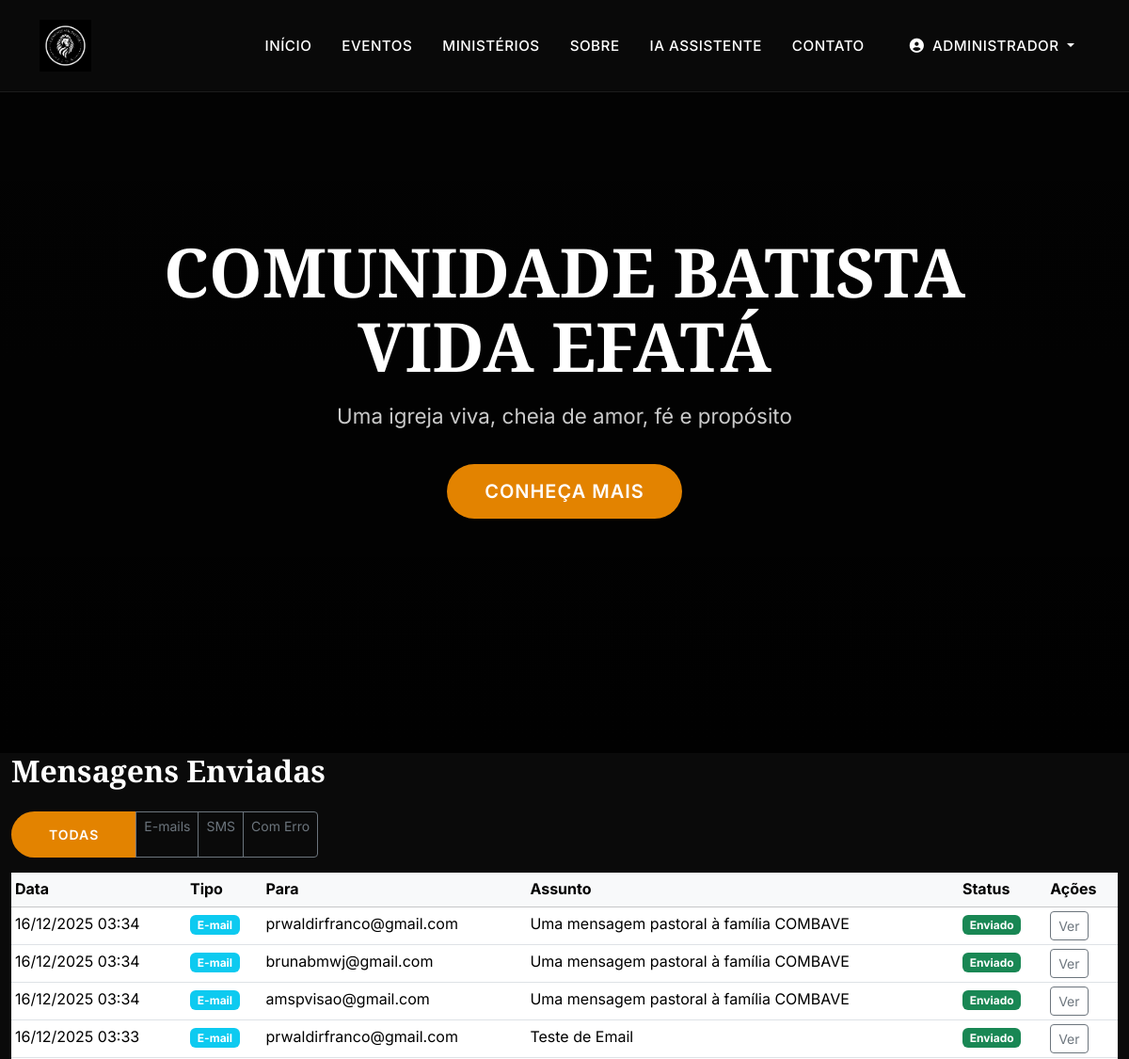
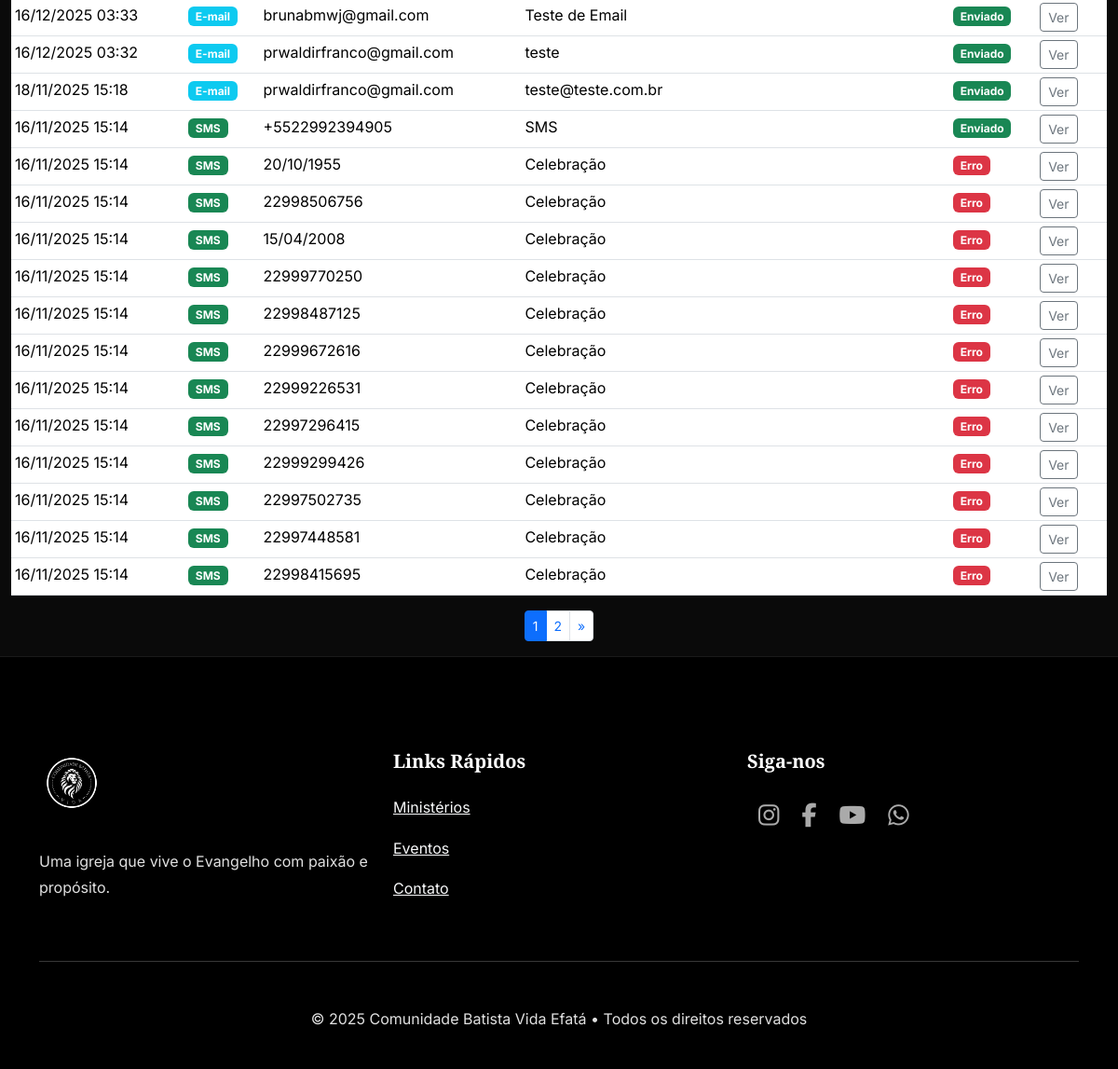
The page /secretaria/mensagens_enviadas (signed in) on the database its author committed (2 pictures, top to bottom).
### app.py (models this page shows, shortened)
class User(UserMixin, db.Model):
    __tablename__ = 'user'
    id = db.Column(db.Integer, primary_key=True)
    nome = db.Column(db.String(100), nullable=False)
    email = db.Column(db.String(100), unique=True, nullable=False)
    senha = db.Column(db.String(200), nullable=False)
    nivel_acesso = db.Column(db.Integer, default=2)
    is_secretaria = db.Column(db.Boolean, default=False)
    is_admin = db.Column(db.Boolean, default=False)
    membro_id = db.Column(db.Integer, db.ForeignKey('membro.id', name="fk_user_membro"), nullable=True)
    membro = db.relationship('Membro', backref='usuario', lazy=True)

class MensagemEnviada(db.Model):
    id = db.Column(db.Integer, primary_key=True)
    tipo = db.Column(db.String(10), nullable=False) # 'email' ou 'sms'
    destinatario = db.Column(db.String(200), nullable=False) # e-mail ou celular
    assunto = db.Column(db.String(200))
    corpo = db.Column(db.Text, nullable=False)
    status = db.Column(db.String(20), default='enviado') # enviado, erro, pendente
    erro = db.Column(db.Text)
    enviado_em = db.Column(db.DateTime, default=datetime.utcnow)
    user_id = db.Column(db.Integer, db.ForeignKey('user.id'), nullable=False)
    user = db.relationship('User', backref='mensagens_enviadas')

### app.py (the view)
@app.route('/secretaria/mensagens_enviadas')
@secretaria_required
@login_required
def mensagens_enviadas():
    page = request.args.get('page', 1, type=int)
    filtro = request.args.get('filtro', 'todas') # todas, email, sms, erro
    query = MensagemEnviada.query.filter_by(user_id=current_user.id)
    if filtro == 'email':
        query = query.filter_by(tipo='email')
    elif filtro == 'sms':
        query = query.filter_by(tipo='sms')
    elif filtro == 'erro':
        query = query.filter_by(status='erro')
    mensagens = query.order_by(MensagemEnviada.enviado_em.desc())\
                     .paginate(page=page, per_page=20, error_out=False)
    return render_template('secretaria/mensagens_enviadas.html',
                           mensagens=mensagens,
                           filtro=filtro)

### app.py (called while the page is built)
@login_manager.user_loader
def load_user(user_id):
    return User.query.get(int(user_id))

def secretaria_required(f):
    @wraps(f)
    def decorated(*args, **kwargs):
        if not current_user.is_authenticated or current_user.nivel_acesso > 2:
            flash("Acesso negado. Apenas Secretária/Admin.", "danger")
            return redirect(url_for('secretaria'))
        return f(*args, **kwargs)
    return decorated

@app.context_processor
def inject_now():
    return {'now': datetime.utcnow()}

### templates/secretaria/mensagens_enviadas.html (shortened to what this page needs)
{% extends "base.html" %}
{% block content %}
<div class="container-fluid">
    <h2 class="mb-4">Mensagens Enviadas</h2>
    <div class="btn-group mb-3">
        <a href="{{ url_for('mensagens_enviadas', filtro='todas') }}"
           class="btn btn-sm {{ 'btn-primary' if filtro == 'todas' else 'btn-outline-primary' }}">Todas</a>
        <a href="{{ url_for('mensagens_enviadas', filtro='email') }}"
           class="btn btn-sm {{ 'btn-outline-info' if filtro == 'email' else 'btn-outline-secondary' }}">E-mails</a>
        <a href="{{ url_for('mensagens_enviadas', filtro='sms') }}"
           class="btn btn-sm {{ 'btn-outline-success' if filtro == 'sms' else 'btn-outline-secondary' }}">SMS</a>
        <a href="{{ url_for('mensagens_enviadas', filtro='erro') }}"
           class="btn btn-sm {{ 'btn-outline-danger' if filtro == 'erro' else 'btn-outline-secondary' }}">Com Erro</a>
    </div>
    <div class="table-responsive">
        <table class="table table-hover table-sm">
            <thead class="table-light">
                <tr>
                    <th>Data</th>
                    <th>Tipo</th>
                    <th>Para</th>
                    <th>Assunto</th>
                    <th>Status</th>
                    <th>Ações</th>
                </tr>
            </thead>
            <tbody>
                {% for msg in mensagens.items %}
                <tr>
                    <td>{{ msg.enviado_em.strftime('%d/%m/%Y %H:%M') }}</td>
                    <td>
                        <span class="badge {{ 'bg-info' if msg.tipo == 'email' else 'bg-success' }}">
                            {{ 'E-mail' if msg.tipo == 'email' else 'SMS' }}
                        </span>
                    </td>
                    <td>{{ msg.destinatario }}</td>
                    <td>{{ msg.assunto or '(Sem assunto)' }}</td>
                    <td>
                        {% if msg.status == 'enviado' %}
                            <span class="badge bg-success">Enviado</span>
                        {% else %}
                            <span class="badge bg-danger" data-bs-toggle="tooltip" title="{{ msg.erro }}">Erro</span>
                        {% endif %}
                    </td>
                    <td>
                        <button class="btn btn-sm btn-outline-secondary" data-bs-toggle="modal" data-bs-target="#modal{{ msg.id }}">
                            Ver
                        </button>
                    </td>
                </tr>
                {% endfor %}
            </tbody>
        </table>
    </div>
    {% if mensagens.pages > 1 %}
    <nav>
        <ul class="pagination pagination-sm justify-content-center">
            {% for p in mensagens.iter_pages() %}
                {% if p %}
                    <li class="page-item {{ 'active' if p == mensagens.page else '' }}">
                        <a class="page-link" href="{{ url_for('mensagens_enviadas', page=p, filtro=filtro) }}">{{ p }}</a>
                    </li>
                {% else %}
                    <li class="page-item disabled"><span class="page-link">…</span></li>
                {% endif %}
            {% endfor %}
            {% if mensagens.has_next %}
            <li class="page-item"><a class="page-link" href="{{ url_for('mensagens_enviadas', page=mensagens.next_num, filtro=filtro) }}">»</a></li>
            {% endif %}
        </ul>
    </nav>
    {% endif %}
</div>
{% endblock %}

### templates/base.html (shortened to what this page needs)
<!DOCTYPE html>
<html lang="pt-BR">
<head>
    <link href="https://cdn.jsdelivr.net/npm/bootstrap@5.3.3/dist/css/bootstrap.min.css" rel="stylesheet">
    <link rel="stylesheet" href="https://cdnjs.cloudflare.com/ajax/libs/font-awesome/6.5.0/css/all.min.css">
</head>
<body>
    <nav class="navbar navbar-expand-lg">
        <div class="container">
            <a class="navbar-brand" href="{{ url_for('index') }}">
                <img src="{{ url_for('static', filename='img/logo-branca.png') }}" alt="Vida Efatá">
            </a>
            <div class="collapse navbar-collapse" id="navbarNav">
                <ul class="navbar-nav ms-auto align-items-center">
                    <li class="nav-item"><a class="nav-link" href="{{ url_for('index') }}">Início</a></li>
                    <li class="nav-item"><a class="nav-link" href="{{ url_for('eventos') }}">Eventos</a></li>
                    <li class="nav-item"><a class="nav-link" href="{{ url_for('ministerios') }}">Ministérios</a></li>
                    <li class="nav-item"><a class="nav-link" href="{{ url_for('sobre') }}">Sobre</a></li>
                    <li class="nav-item"><a class="nav-link" href="{{ url_for('assistente') }}">IA Assistente</a></li>
                    <li class="nav-item"><a class="nav-link" href="{{ url_for('contato') }}">Contato</a></li>
                    {% if current_user.is_authenticated %}
                        <li class="nav-item dropdown ms-3">
                            <a class="nav-link dropdown-toggle" href="#" role="button" data-bs-toggle="dropdown">
                                <i class="fas fa-user-circle me-1"></i> {{ current_user.nome }}
                            </a>
                        </li>
                    {% else %}
                        <li class="nav-item ms-3">
                            <a class="btn btn-outline-light btn-sm rounded-pill px-4" href="{{ url_for('login') }}">Login</a>
                        </li>
                    {% endif %}
                </ul>
            </div>
        </div>
    </nav>
    <section class="hero">
        <video autoplay muted loop playsinline>
            <source src="{{ url_for('static', filename='video/hero-video.mp4') }}" type="video/mp4">
        </video>
        <div class="container position-relative">
            <h1>COMUNIDADE BATISTA<br>VIDA EFATÁ</h1>
            <p>Uma igreja viva, cheia de amor, fé e propósito</p>
            <a href="{{ url_for('sobre') }}" class="btn btn-primary btn-lg">Conheça Mais</a>
        </div>
    </section>
    <main>
        {% block content %}{% endblock %}
    </main>
    <footer class="text-center text-lg-start">
        <div class="container">
            <div class="row">
                <div class="col-lg-4 mb-5 mb-lg-0">
                    <img src="{{ url_for('static', filename='img/logo-branca.png') }}" alt="Vida Efatá">
                    <p class="mt-3">Uma igreja que vive o Evangelho com paixão e propósito.</p>
                </div>
                <div class="col-lg-4 mb-5 mb-lg-0">
                    <h5 class="text-white mb-4">Links Rápidos</h5>
                    <p><a href="{{ url_for('ministerios') }}" class="text-light">Ministérios</a></p>
                    <p><a href="{{ url_for('eventos') }}" class="text-light">Eventos</a></p>
                    <p><a href="{{ url_for('contato') }}" class="text-light">Contato</a></p>
                </div>
                <div class="col-lg-4">
                    <h5 class="text-white mb-4">Siga-nos</h5>
                    <div class="social-icons d-flex justify-content-center justify-content-lg-start">
                        <a href="#"><i class="fab fa-instagram"></i></a>
                        <a href="#"><i class="fab fa-facebook-f"></i></a>
                        <a href="#"><i class="fab fa-youtube"></i></a>
                        <a href="#"><i class="fab fa-whatsapp"></i></a>
                    </div>
                </div>
            </div>
            <hr class="my-5">
            <p class="text-center mb-0">&copy; {{ now.year }} Comunidade Batista Vida Efatá • Todos os direitos reservados</p>
        </div>
    </footer>
</body>
</html>

### templates/base.html (style rules this page uses)
:root { --cor-primaria: #e38300; --cor-secundaria: #ffffff; --cor-fundo: #0a0a0a; --cor-texto: #e0e0e0; --cor-cinza: #333; }
body { font-family: 'Inter', sans-serif; background-color: var(--cor-fundo); color: var(--cor-texto); line-height: 1.7; font-weight: 400; }
h1, h2, h3, h4, h5, h6 { font-family: 'Playfair Display', serif; font-weight: 700; color: white; }
.navbar { background: rgba(10,10,10,0.95) !important; backdrop-filter: blur(12px); border-bottom: 1px solid rgba(255,255,255,0.08); padding: 1rem 0; position: fixed; width: 100%; top: 0; z-index: 1000; transition: all 0.4s; }
.navbar-brand img { height: 55px; transition: all 0.3s; }
.nav-link { color: white !important; font-weight: 500; text-transform: uppercase; font-size: 0.95rem; letter-spacing: 0.5px; padding: 0.5rem 1rem !important; transition: all 0.3s; }
.hero { height: 100vh; min-height: 650px; position: relative; display: flex; align-items: center; justify-content: center; text-align: center; overflow: hidden; }
.hero video { position: absolute; top: 0; left: 0; width: 100%; height: 100%; object-fit: cover; z-index: -1; }
.hero::before { content: ''; position: absolute; top: 0; left: 0; right: 0; bottom: 0; background: linear-gradient(to bottom, rgba(0,0,0,0.7), rgba(0,0,0,0.9)); z-index: -1; }
.hero h1 { font-size: 4.5rem; line-height: 1.1; margin-bottom: 1rem; }
.hero p { font-size: 1.4rem; max-width: 800px; margin: 0 auto 2rem; opacity: 0.9; }
.btn-primary { background: var(--cor-primaria); border: none; padding: 14px 40px; border-radius: 50px; font-weight: 600; text-transform: uppercase; letter-spacing: 1px; transition: all 0.4s; }
section { padding: 120px 0; }
footer { background: #000; padding: 100px 0 40px; border-top: 1px solid rgba(255,255,255,0.1); }
footer img { height: 70px; margin-bottom: 20px; }
.social-icons a { color: #aaa; font-size: 1.6rem; margin: 0 12px; transition: all 0.3s; }

### rows shown on the page
User: nome "ADMINISTRADOR"
MensagemEnviada: enviado_em "16/12/2025 03:34", tipo "E-mail", destinatario "prwaldirfranco@gmail.com", assunto "Uma mensagem pastoral à família COMBAVE", status "Enviado"
MensagemEnviada: enviado_em "16/12/2025 03:34", tipo "E-mail", destinatario "brunabmwj@gmail.com", assunto "Uma mensagem pastoral à família COMBAVE", status "Enviado"
MensagemEnviada: enviado_em "16/12/2025 03:34", tipo "E-mail", destinatario "amspvisao@gmail.com", assunto "Uma mensagem pastoral à família COMBAVE", status "Enviado"
MensagemEnviada: enviado_em "16/12/2025 03:33", tipo "E-mail", destinatario "prwaldirfranco@gmail.com", assunto "Teste de Email", status "Enviado"
MensagemEnviada: enviado_em "16/12/2025 03:33", tipo "E-mail", destinatario "brunabmwj@gmail.com", assunto "Teste de Email", status "Enviado"
MensagemEnviada: enviado_em "16/12/2025 03:32", tipo "E-mail", destinatario "prwaldirfranco@gmail.com", assunto "teste", status "Enviado"
MensagemEnviada: enviado_em "18/11/2025 15:18", tipo "E-mail", destinatario "prwaldirfranco@gmail.com", assunto "teste@teste.com.br", status "Enviado"
MensagemEnviada: enviado_em "16/11/2025 15:14", tipo "SMS", destinatario "+5522992394905", assunto "SMS", status "Enviado"
MensagemEnviada: enviado_em "16/11/2025 15:14", tipo "SMS", destinatario "20/10/1955", assunto "Celebração"
MensagemEnviada: enviado_em "16/11/2025 15:14", tipo "SMS", destinatario "22998506756", assunto "Celebração"
MensagemEnviada: enviado_em "16/11/2025 15:14", tipo "SMS", destinatario "15/04/2008", assunto "Celebração"
MensagemEnviada: enviado_em "16/11/2025 15:14", tipo "SMS", destinatario "22999770250", assunto "Celebração"
MensagemEnviada: enviado_em "16/11/2025 15:14", tipo "SMS", destinatario "22998487125", assunto "Celebração"
MensagemEnviada: enviado_em "16/11/2025 15:14", tipo "SMS", destinatario "22999672616", assunto "Celebração"
MensagemEnviada: enviado_em "16/11/2025 15:14", tipo "SMS", destinatario "22999226531", assunto "Celebração"
MensagemEnviada: enviado_em "16/11/2025 15:14", tipo "SMS", destinatario "22997296415", assunto "Celebração"
MensagemEnviada: enviado_em "16/11/2025 15:14", tipo "SMS", destinatario "22999299426", assunto "Celebração"
MensagemEnviada: enviado_em "16/11/2025 15:14", tipo "SMS", destinatario "22997502735", assunto "Celebração"
MensagemEnviada: enviado_em "16/11/2025 15:14", tipo "SMS", destinatario "22997448581", assunto "Celebração"
MensagemEnviada: enviado_em "16/11/2025 15:14", tipo "SMS", destinatario "22998415695", assunto "Celebração"

### other values the page prints
{{ p }} "1" "2"
